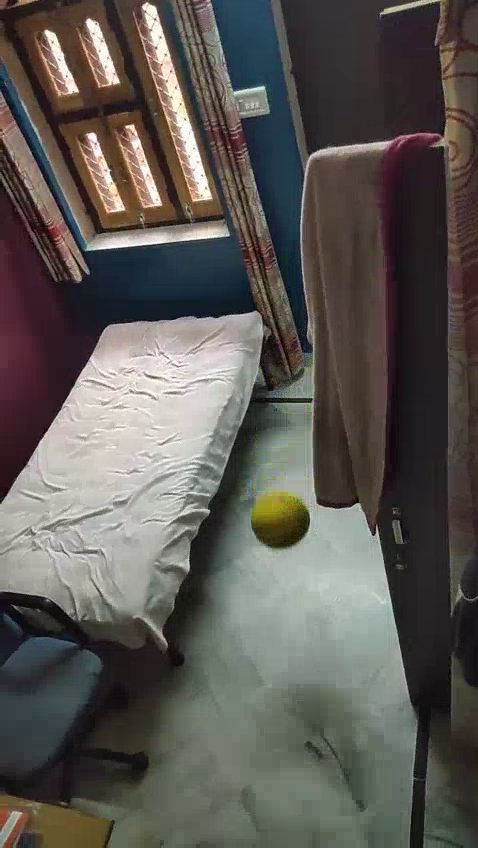
#> input picture frame 17 of motion_detection/object_D1.mp4, 478 x 848 px
$ python 8_beep_alarm.py
#> lines starting #> are read from the running program, lines starting #| are printed output that depends on the picture; after the words box and inside, x2 and y2 are one past the last pixel; in counts of white or black regions, pixels touching at a corner belong together
# ALARM (sound effect) if motion detected then alarm beep

import cv2
#import winsound #built in module

#cam = cv2.VideoCapture(0)
cam = cv2.VideoCapture("object_D1.mp4")
#cam = cv2.VideoCapture("C:\\Users\\Tanur\\OneDrive\\Desktop\\SURVEILLANCE CAMERA PROJECT\\motion_detection\\object_D2.mp4")
#cam = cv2.VideoCapture("C:\\Users\\Tanur\\OneDrive\\Desktop\\SURVEILLANCE CAMERA PROJECT\\motion_detection\\object_D3.mp4")
#cam = cv2.VideoCapture("C:\\Users\\Tanur\\OneDrive\\Desktop\\SURVEILLANCE CAMERA PROJECT\\motion_detection\\object_D4.mp4")


while cam.isOpened():
    ret , frame1 = cam.read()
#> frame1 is the input picture: shape (848, 478, 3); mean B, G, R 84, 88.5, 92.2
    ret , frame2 = cam.read()
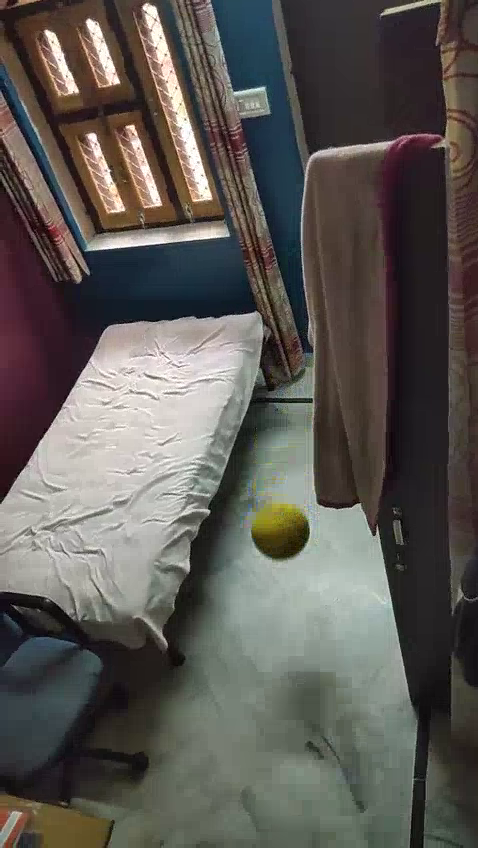
#> input picture frame 18 of motion_detection/object_D1.mp4, 478 x 848 px
#> frame2 is the input picture: shape (848, 478, 3); mean B, G, R 84, 88.5, 92.2
    diff         = cv2.absdiff(frame1 , frame2)
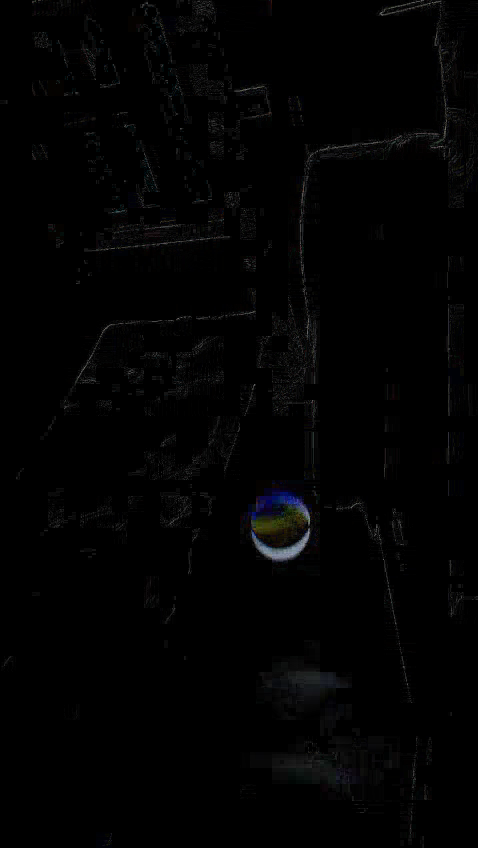
#> diff: shape (848, 478, 3); mean B, G, R 2.4, 2.3, 2.3
    gray         = cv2.cvtColor(diff , cv2.COLOR_RGB2GRAY)
    blur         = cv2.GaussianBlur(gray, (5,5) , 0)
    _ , thresh   = cv2.threshold( blur ,20 ,255 ,cv2.THRESH_BINARY)
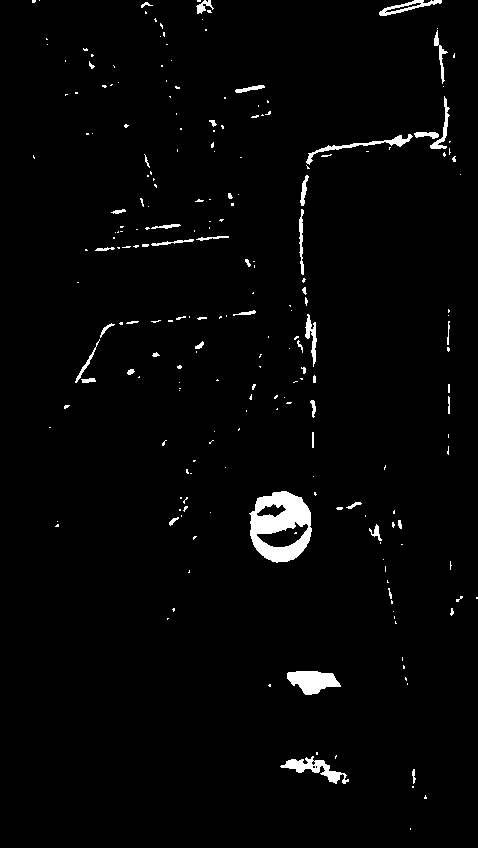
#> thresh: shape (848, 478); 2.2% white; 226 white regions (176 under 20 px), largest, box (x1, y1, x2, y2) and area: (249, 491, 312, 563) 2689, (287, 671, 341, 695) 853, (280, 756, 349, 784) 640
    dilated      = cv2.dilate( thresh , None , iterations = 3)
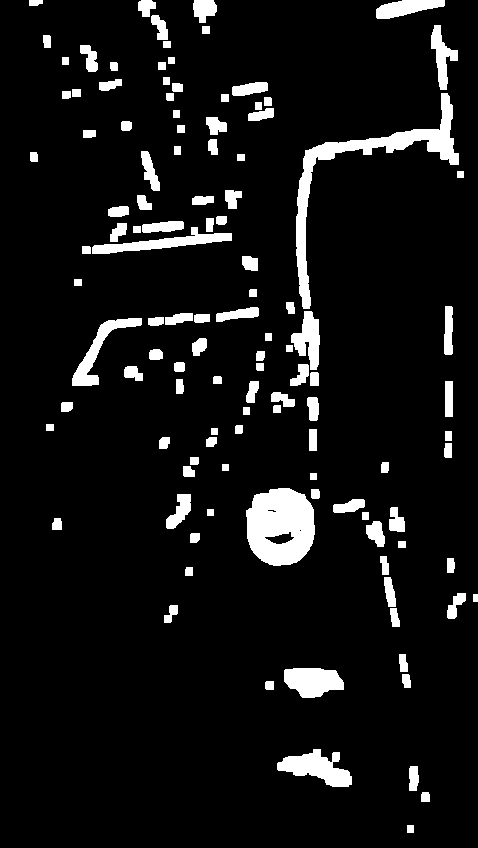
#> dilated: shape (848, 478); 7.8% white; 118 white regions
    contours, _  = cv2.findContours( dilated ,cv2.RETR_TREE ,cv2.CHAIN_APPROX_SIMPLE)
#> contours = 121 contours, 2 with area under 20; largest, box (x1, y1, x2, y2) and area: (246, 488, 315, 566) 4256, (296, 93, 459, 309) 3876, (277, 749, 352, 787) 1414, (284, 668, 344, 698) 1291, (92, 227, 232, 254) 1161
    #cv2.drawContours(frame1 , contours , -1, (0,255,0), 2)
    for c in contours:

        if cv2.contourArea(c) < 5000 :
            continue
        x,y,w,h = cv2.boundingRect(c)
        cv2.rectangle(frame1, (x,y) , (x+w , y+h), (0,255,0), 2)
#> this loop made 121 passes
#> c on passes 1, 11, 17, 21, 22, 29, 31, 33, 39, 40, 41, 43: [[407, 825], [407, 832], [413, 832], [413, 825]], [[473, 594], [473, 601], [477, 601], [477, 594]], [[398, 541], [398, 547], [405, 547], [405, 541]], [[362, 512], [362, 519], [368, 519], [368, 512]], [[207, 509], [207, 515], [213, 515], [213, 509]], [[299, 530], [300, 529], [301, 530], [300, 531]], [[310, 473], [310, 479], [316, 479], [316, 473]], [[222, 464], [222, 470], [228, 470], [228, 464]], [[445, 431], [445, 440], [451, 440], [451, 431]], [[309, 429], [309, 450], [316, 450], [316, 429]], [[211, 428], [211, 434], [217, 434], [217, 428]], [[46, 424], [46, 430], [53, 430], [53, 424]]
        #winsound.Beep(500,200)

    if cv2.waitKey(10)== ord("q"):
#> (key q is pressed here)
        break

    cv2.imshow("SURVEILLANCE CAMERA PROJECT", frame1)

$ run again, starting later in the video
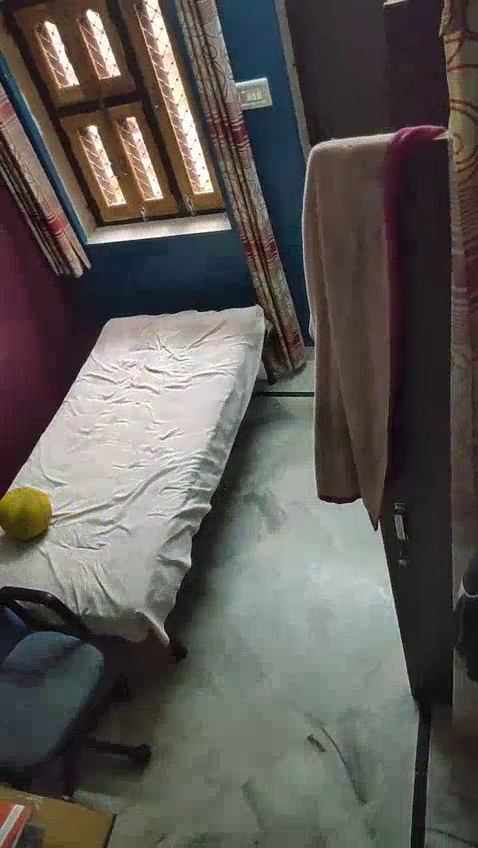
#> input picture frame 78 of motion_detection/object_D1.mp4, 478 x 848 px
#> frame1 is the input picture: shape (848, 478, 3); mean B, G, R 84.5, 88.6, 92.5
#> `_ , thresh   = cv2.threshold( blur ,20 ,255 ,cv2.THRESH_BINARY)`:
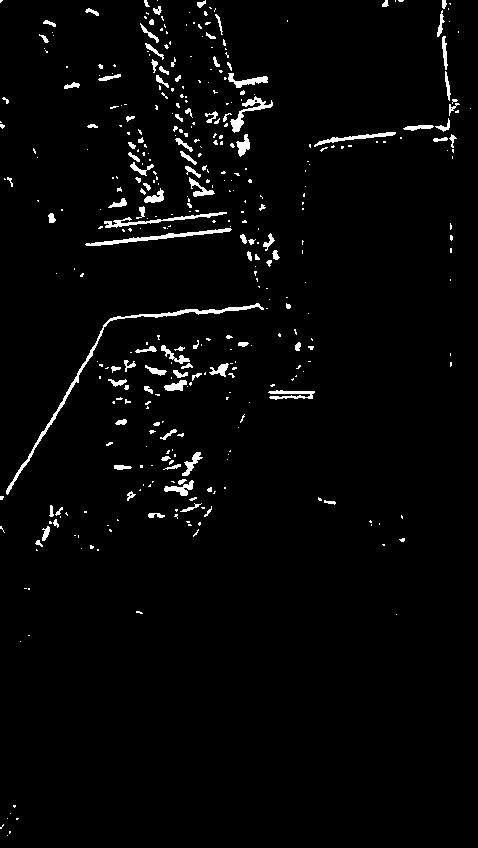
#> thresh: shape (848, 478); 2.6% white; 398 white regions (291 under 20 px), largest, box (x1, y1, x2, y2) and area: (6, 303, 264, 495) 1125, (85, 228, 232, 246) 542, (104, 212, 227, 228) 428
#> dilated: shape (848, 478); 11.7% white; 108 white regions
#> contours = 137 contours, 19 with area under 20; largest, box (x1, y1, x2, y2) and area: (82, 0, 235, 249) 10962, (0, 300, 271, 503) 4482, (183, 0, 276, 160) 4130, (127, 332, 240, 412) 3068, (158, 446, 215, 540) 2372
#> the loop `for c in contours: ` made 137 passes
#> c on passes 3, 4, 5, 8, 15, 20, 23, 26: [[17, 638], [17, 644], [23, 644], [23, 638]], [[25, 632], [25, 638], [32, 638], [32, 632]], [[393, 611], [393, 617], [399, 617], [399, 611]], [[78, 545], [78, 551], [84, 551], [84, 545]], [[376, 520], [376, 527], [382, 527], [382, 520]], [[81, 508], [81, 515], [89, 515], [89, 508]], [[221, 484], [221, 491], [228, 491], [228, 484]], [[148, 462], [148, 468], [155, 468], [155, 462]]
#> after the loop `for c in contours:`:
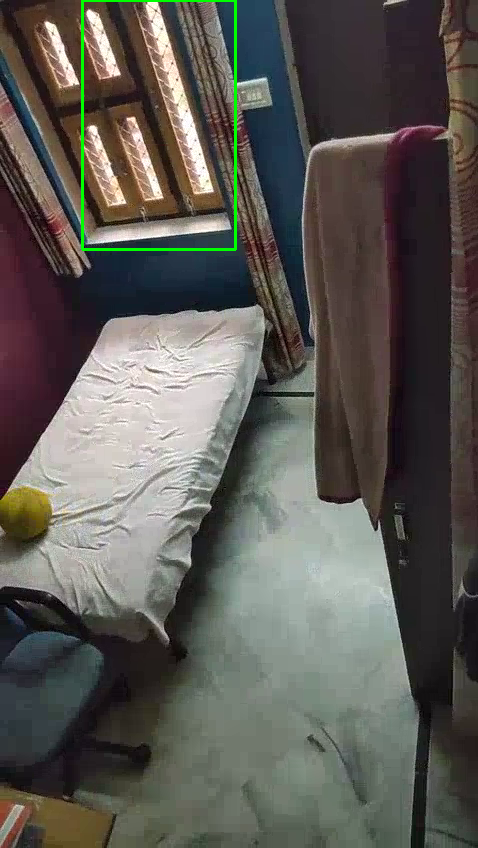
#> frame1: shape (848, 478, 3); 0.56% of pixels changed, all inside (x1, y1, x2, y2) = (81, 0, 237, 251)

$ run again, starting later in the video
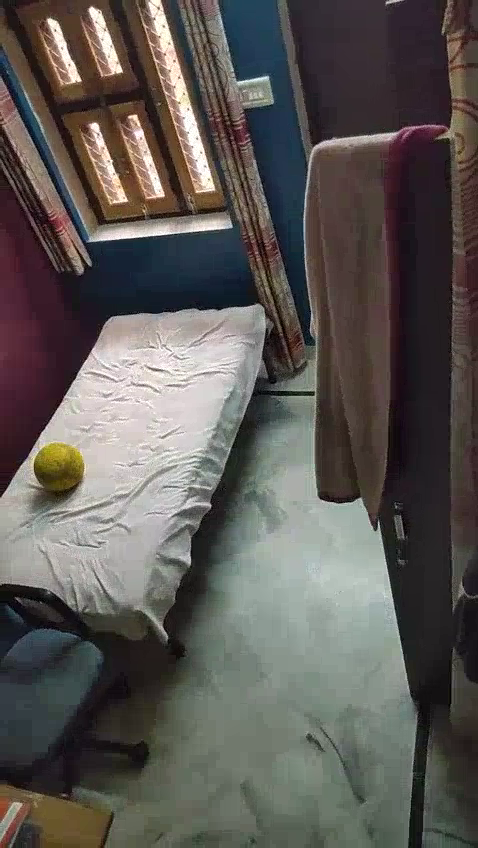
#> input picture frame 140 of motion_detection/object_D1.mp4, 478 x 848 px
#> frame1 is the input picture: shape (848, 478, 3); mean B, G, R 84.5, 88.1, 92.3
#> `_ , thresh   = cv2.threshold( blur ,20 ,255 ,cv2.THRESH_BINARY)`:
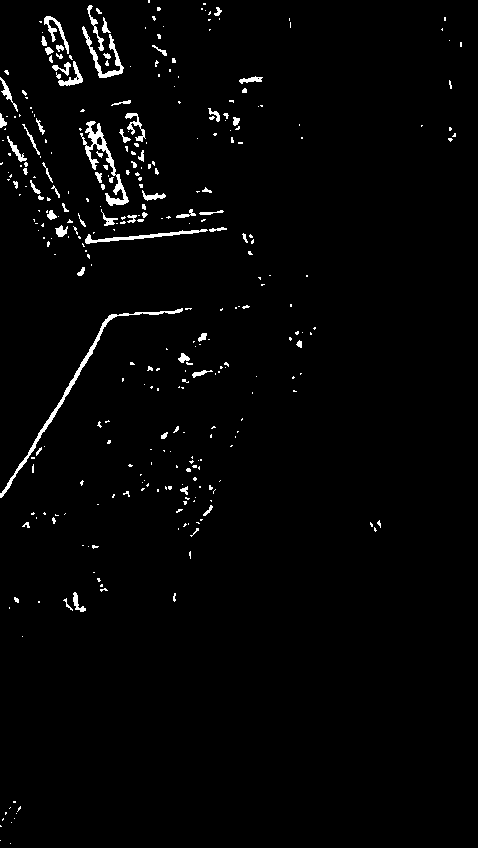
#> thresh: shape (848, 478); 2% white; 330 white regions (256 under 20 px), largest, box (x1, y1, x2, y2) and area: (0, 308, 183, 498) 966, (80, 121, 129, 206) 823, (82, 26, 124, 78) 448
#> dilated: shape (848, 478); 9.4% white; 96 white regions
#> contours = 110 contours, 12 with area under 20; largest, box (x1, y1, x2, y2) and area: (0, 67, 230, 279) 13386, (0, 305, 195, 501) 3252, (79, 2, 134, 81) 2284, (36, 13, 86, 89) 2149, (175, 350, 232, 392) 922
#> the loop `for c in contours: ` made 110 passes
#> c on passes 1, 2, 5, 6, 16, 25, 28, 36: [[7, 840], [7, 846], [13, 846], [13, 840]], [[0, 837], [0, 843], [3, 843], [3, 837]], [[19, 633], [19, 639], [25, 639], [25, 633]], [[35, 598], [35, 605], [42, 605], [42, 598]], [[94, 501], [94, 507], [101, 507], [101, 501]], [[148, 459], [148, 467], [154, 467], [154, 459]], [[147, 446], [147, 452], [154, 452], [154, 446]], [[249, 389], [249, 396], [255, 396], [255, 389]]
#> after the loop `for c in contours:`:
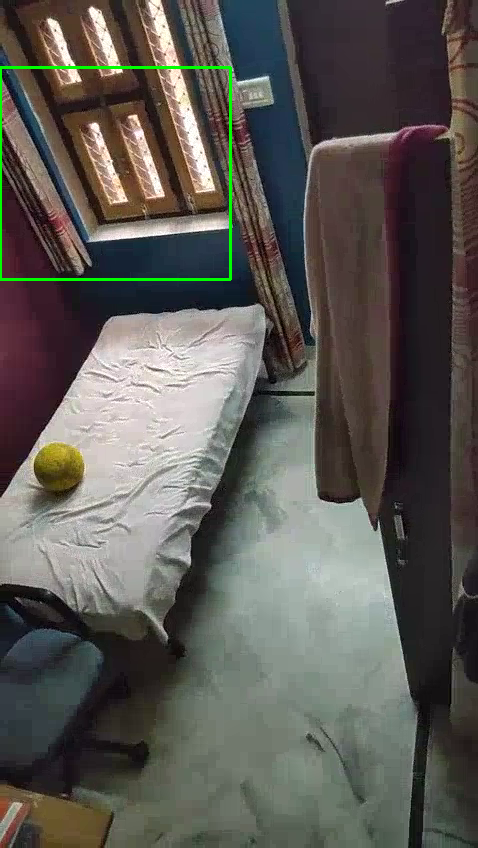
#> frame1: shape (848, 478, 3); 0.6% of pixels changed, all inside (x1, y1, x2, y2) = (0, 66, 232, 281)
